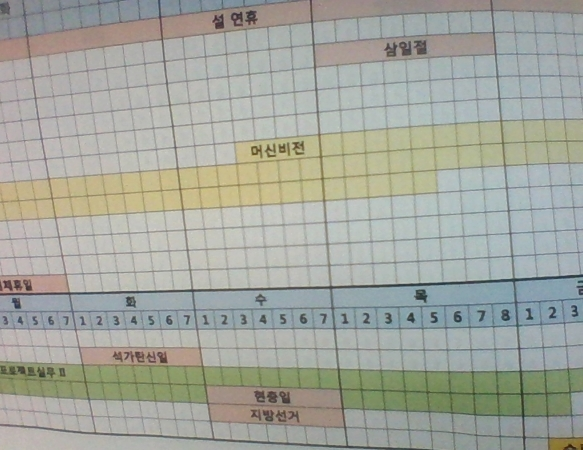
#> input picture timetable.jpg, 583 x 450 px
$ python cv2ex24.py
#> lines starting #> are read from the running program, lines starting #| are printed output that depends on the picture
# Filename : cv2ex24.py

import cv2
import numpy as np
from matplotlib import pyplot as plt

img = cv2.imread('timetable.jpg')
#> img is the input picture: shape (450, 583, 3); mean B, G, R 157.2, 166, 162.9

blur = cv2.blur(img, (5, 5))
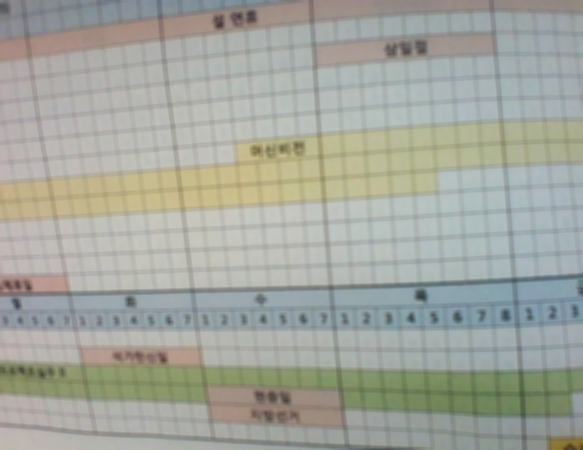
#> blur: shape (450, 583, 3); mean B, G, R 157.2, 166, 162.9
gauss = cv2.GaussianBlur(img,(5,5), 0)
median = cv2.medianBlur(img, 9)
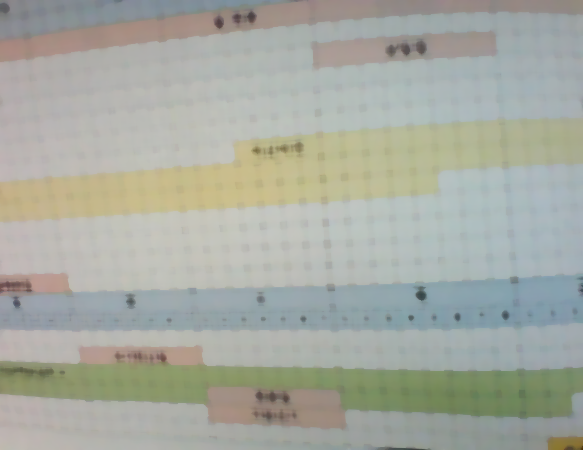
#> median: shape (450, 583, 3); mean B, G, R 161, 170.4, 166.9
bila = cv2.bilateralFilter(img, 9, 75, 75)


cv2.imshow('Original', img)
cv2.imshow('blurred', blur)
cv2.imshow('Gaussian', gauss)
cv2.imshow('Median', median)
cv2.imshow('Bilateral', bila)
cv2.waitKey(0)
cv2.destroyAllWindows()
